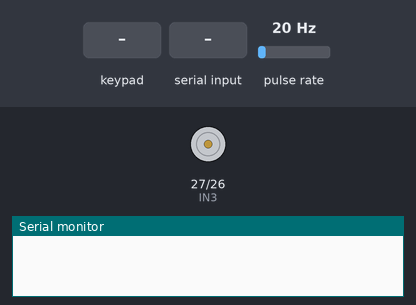
Simulated run of this sketch. Board: ESP32. On the bench: 21×22 character LCD, motor-driver pin pairs drawn as motors (green arrow = first pin HIGH = forward, orange = second pin HIGH = backward, longer = more drive, scaled by the enable pin), the last lines printed to the serial monitor. Wiring (inferred from the names in the program): pulse sensor: data GPIO 14. The inputs (shaded band) are chosen by the test bench; at power-on: pulse rate 20 Hz. Nothing arrives over Bluetooth unless stated.

Above: at 1.2 s.
1.3 s: keypad keys 1 6 4 2 1 5 pressed 0.4 s apart
6.0 s: keypad keys 1 3 9 7 2 2 2 pressed 0.4 s apart
10.3 s: key '1' pressed
12.8 s: key '2' pressed
14.3 s: "2" received over the second serial link
At 15.9 s:
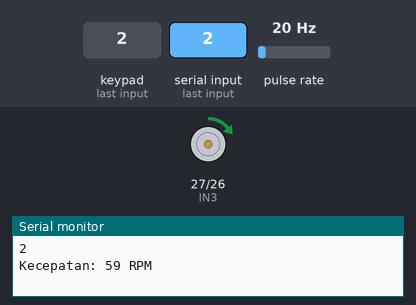
16.8 s: "90,45\n" received over the second serial link
At 19.0 s:
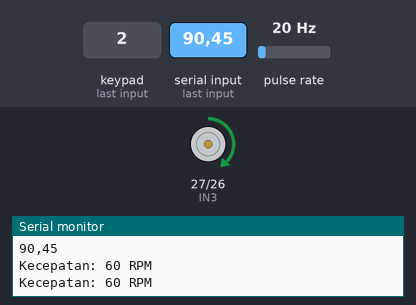
Timing chart, 0 to 20.3 s (numbered marks = the images above; inputs shaded):
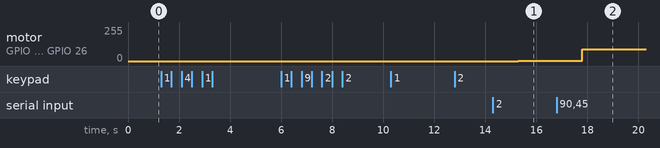

The sketch:

Robotic.ino
```cpp
#include <BluetoothSerial.h>

#include <Wire.h>
#include <LiquidCrystal_I2C.h>
#include <Keypad.h>

// Sensor Kecepatan
#define SENSOR_D0 14
volatile int pulseCount = 0;  // Variabel untuk menghitung jumlah pulsa

void IRAM_ATTR countPulse() {
  pulseCount++;  // Tambah hitungan setiap ada pulsa dari sensor
}

unsigned long lastTime = 0;
const int diskHoles = 20;  // Ubah sesuai jumlah lubang pada disk


// L289N atau dinamo
int IN3 = 27;
int IN4 = 26;
int ENB = 32;

// LCD
LiquidCrystal_I2C lcd(0x27, 21, 22);
int wire_begin = 21;
int wire_end = 22;


// Key Pad
const byte ROWS = 4;
const byte COLS = 4;
byte rowPins[ROWS] = { 19, 18, 5, 17 };
byte colPins[COLS] = { 16, 4, 2, 15 };
String status = "WAIT";

BluetoothSerial SerialBT;


char keys[ROWS][COLS] = {
  { '1', '2', '3', 'A' },
  { '4', '5', '6', 'B' },
  { '7', '8', '9', 'C' },
  { '*', '0', '#', 'D' }
};

Keypad keypad = Keypad(makeKeymap(keys), rowPins, colPins, ROWS, COLS);
bool isFirstMsg = false;
bool isBT = false;
bool isClient = false;
bool isDinamo = false;
bool isSend = false;

void setup() {
  Serial.begin(115200);
  // calculateRPM();
  setupLCD();
  setupRPM();
  setupDinamo();
}

void loop() {
  char key = keypad.getKey();

  if (!isFirstMsg) {
    firstMessage();
    isFirstMsg = true;
    return;
  }

  if (status == "WAIT") {
    if (key) {
      if (key == '2') {
        SerialBT.begin("ESP32_Bluetooth");
        lcd.clear();
        lcd.setCursor(0, 0);
        lcd.print("Mencari Device");
        lcd.setCursor(0, 1);
        lcd.print("Batal Tekan 2");
        status = "BLUETOOTH";
        return;
      } else {
        lcd.clear();
        lcd.setCursor(0, 0);
        lcd.print("Masukkan Tombol");
        delay(1000);
        isFirstMsg = false;
        return;
      }
    }
  }

  if (status == "BLUETOOTH") {
    if (!isBT) {
      SerialBT.begin("ESP32_Device");
      isBT = true;
      return;
    }

    if (key) {
      if (key == '2') {
        isBT = false;
        status = "WAIT";
        isClient = false;
        isSend = false;
        isDinamo = false;
        SerialBT.end();
        return;
      }
    }

    if (!isClient) {
      if (SerialBT.hasClient()) {
        lcd.setCursor(0, 0);
        lcd.print("Berhasil Terhubung....");
        lcd.setCursor(0, 1);
        lcd.print("Tekan 2 Putuskan");
        isClient = true;
        SerialBT.println("");
        hidupDinamo(0);
        return;
      }
    }

    if (SerialBT.hasClient() && isSend) {
      unsigned long currentTime = millis();
      if (currentTime - lastTime >= 1000) {  // Setiap 1 detik
        if (pulseCount > 0) {
          int rpm = (pulseCount * 60000) / (diskHoles * (currentTime - lastTime));
          Serial.print("Kecepatan: ");
          Serial.print(rpm);
          Serial.println(" RPM");
          SerialBT.println(rpm);  // Kirim data RPM ke Bluetooth
          pulseCount = 0;
        } else {
          SerialBT.println(0);  // Kirim 0 jika tidak ada pulsa
        }
        lastTime = currentTime;
      }
    }

    if (SerialBT.available()) {
      String input = SerialBT.readString();
      Serial.println(input);
      input.trim();
      int receivedValue = input.toInt();
      hidupDinamo(receivedValue);
      return;
    }
  }
}

void firstMessage() {
  lcd.clear();
  lcd.setCursor(0, 0);
  lcd.print("Tekan 2 Bluetooth");
}

int getRPM() {
  unsigned long currentTime = millis();
  if (currentTime - lastTime >= 1000) {
    int rpm = (pulseCount * 60000) / (diskHoles * (currentTime - lastTime));
    Serial.print("Kecepatan: ");
    Serial.print(rpm);
    Serial.println(" RPM");

    pulseCount = 0;
    lastTime = currentTime;
    return rpm;
  }
}

void setupLCD() {
  lcd.init();
  lcd.backlight();
  lcd.setCursor(0, 0);
  lcd.print("Menunggu.....");
  Wire.begin(wire_begin, wire_end);
}

void setupRPM() {
  pinMode(SENSOR_D0, INPUT_PULLUP);
  attachInterrupt(digitalPinToInterrupt(SENSOR_D0), countPulse, RISING);
}

void setupDinamo() {
  pinMode(IN3, OUTPUT);
  pinMode(IN4, OUTPUT);
  pinMode(ENB, OUTPUT);
}

void hidupDinamo(int num) {
  if (num == 0) {
    digitalWrite(IN3, LOW);
    digitalWrite(IN4, LOW);
    analogWrite(ENB, num);
    isSend = false;
  } else {
    digitalWrite(IN3, HIGH);
    digitalWrite(IN4, LOW);
    analogWrite(ENB, num);
    isSend = true;

  }
}
```

Measured:
- after the input at 14.3 s, motor on GPIO 27 (IN3) / GPIO 26 (IN4): stopped → forward 2/255 after 1.0 s
- after the input at 16.8 s, motor on GPIO 27 (IN3) / GPIO 26 (IN4): forward 2/255 → forward 90/255 after 1.0 s
